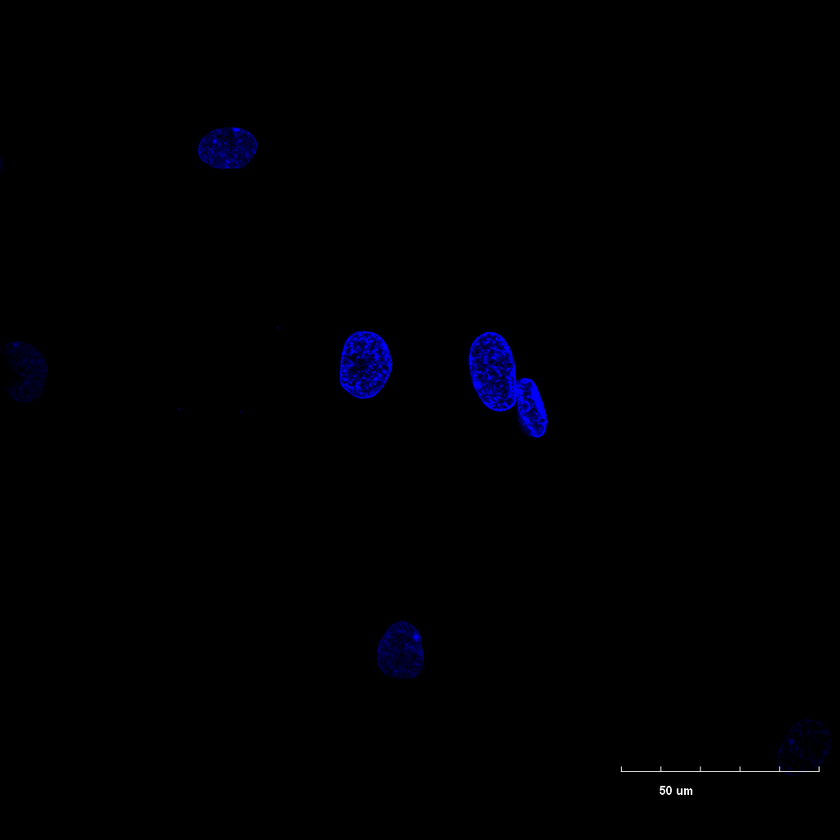
#> input picture cntrl/7 pat ctrl KI67 (561) 60X_0001_C001T001.tif, 840 x 840 px, shrunk from 1024 x 1024 before the run, found by its file name; its folder holds only this picture in this run
$ python cut_dapi_data.py
#> lines starting #> are read from the running program, lines starting #| are printed output that depends on the picture; after the words box and inside, x2 and y2 are one past the last pixel; in counts of white or black regions, pixels touching at a corner belong together
import cv2
import numpy as np
import os
from PIL import Image

input_folder = "dapi_bad_96/cntrl/"
output_folder = "dapi_bad_96/cntrl_cut"
os.makedirs(output_folder, exist_ok=True)

image_files = [f for f in os.listdir(input_folder) if f.lower().endswith(('.tif', '.tiff'))]

if not image_files:
    print("В папке 'od' нет TIFF-файлов.")
    exit()

min_size = 100  # Минимальная площадь контура
min_solidity = 0.85  # Минимальная "сплошность" контура
binary_threshold = 35  # Порог бинаризации
colonies_saved = 0
for image_file in image_files:
    image_path = os.path.join(input_folder, image_file)
    image = cv2.imread(image_path, cv2.IMREAD_GRAYSCALE)
#> image: shape (840, 840); min 0, max 255, mean 0.3
    if image is None:
        print(f"Не удалось прочитать файл: {image_file}")
        continue

    h, w = image.shape
#> h = 840; w = 840
    base_name = os.path.splitext(image_file)[0]


    # Увеличение контрастности
    alpha = 1.5
    beta = 0
    image_contrasted = cv2.convertScaleAbs(image, alpha=alpha, beta=beta)

    # Используем глобальную пороговую бинаризацию с порогом
    _, thresh = cv2.threshold(image_contrasted, binary_threshold, 255, cv2.THRESH_BINARY)
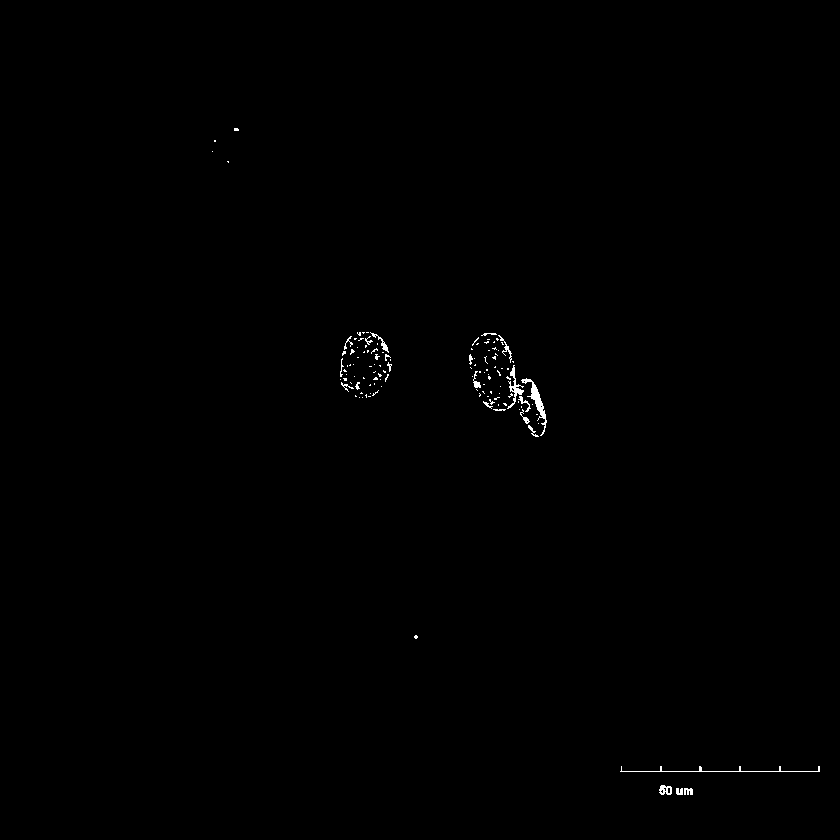
#> thresh: shape (840, 840); 0.29% white in thin lines or dots, all inside (x1, y1, x2, y2) = (212, 128, 820, 795)

    # Инвертируем изображение, чтобы овалы стали черными на белом фоне
    # Морфологическое закрытие для устранения мелких дырок
    kernel = cv2.getStructuringElement(cv2.MORPH_ELLIPSE, (1, 1))
    closed = cv2.morphologyEx(thresh, cv2.MORPH_CLOSE, kernel, iterations=1)
    cv2.destroyAllWindows()# Морфологическое закрытие для устранения мелких дырок

    # Поиск контуров
    contours, _ = cv2.findContours(thresh, cv2.RETR_EXTERNAL, cv2.CHAIN_APPROX_SIMPLE)
#> contours = 123 contours, 111 with area under 20; largest, box (x1, y1, x2, y2) and area: (521, 378, 547, 436) 235, (507, 365, 524, 409) 128, (659, 785, 672, 795) 86, (370, 332, 389, 353) 48, (498, 335, 512, 363) 36
    for cnt in contours:
        x, y, w_cnt, h_cnt = cv2.boundingRect(cnt)

        # Фильтр по границам
        if x < 2 or y < 2 or (x + w_cnt) > (w - 2) or (y + h_cnt) > (h - 2):
            continue
        area = cv2.contourArea(cnt)
        if area < min_size:
            continue

        # Сохранение
        colony = image[y:y + h_cnt, x:x + w_cnt]
        alpha = 1.5
        beta = 0
        image_contrasted = cv2.convertScaleAbs(colony, alpha=alpha, beta=beta)
        Image.fromarray(image_contrasted).save(f"{output_folder}/{base_name}_colony_{colonies_saved + 1}.tiff")
        colonies_saved += 1
#> this loop made 123 passes
#> (x, y, w_cnt, h_cnt, area) on passes 1, 2, 3, 4, 6, 9, 22, 60: (684, 788, 9, 7, 29.5), (676, 788, 7, 7, 26), (659, 785, 13, 10, 86.5), (620, 766, 200, 6, 35), (528, 425, 11, 12, 20), (520, 409, 10, 15, 24.5), (518, 396, 13, 16, 29), (473, 371, 8, 17, 34.5)
#> (x, y, w_cnt, h_cnt, area, alpha, beta, colonies_saved) on pass 46: (521, 378, 26, 58, 235, 1.5, 0, 1)
#> after the loop, colonies_saved = 2

    print(f"{image_file}: сохранено {colonies_saved} колоний")
#| 7 pat ctrl KI67 (561) 60X_0001_C001T001.tif: сохранено 2 колоний


print("\nГотово!")

$ run again, on cntrl/7 pat ctrl KI67 (561)_0003_C001T001.tif
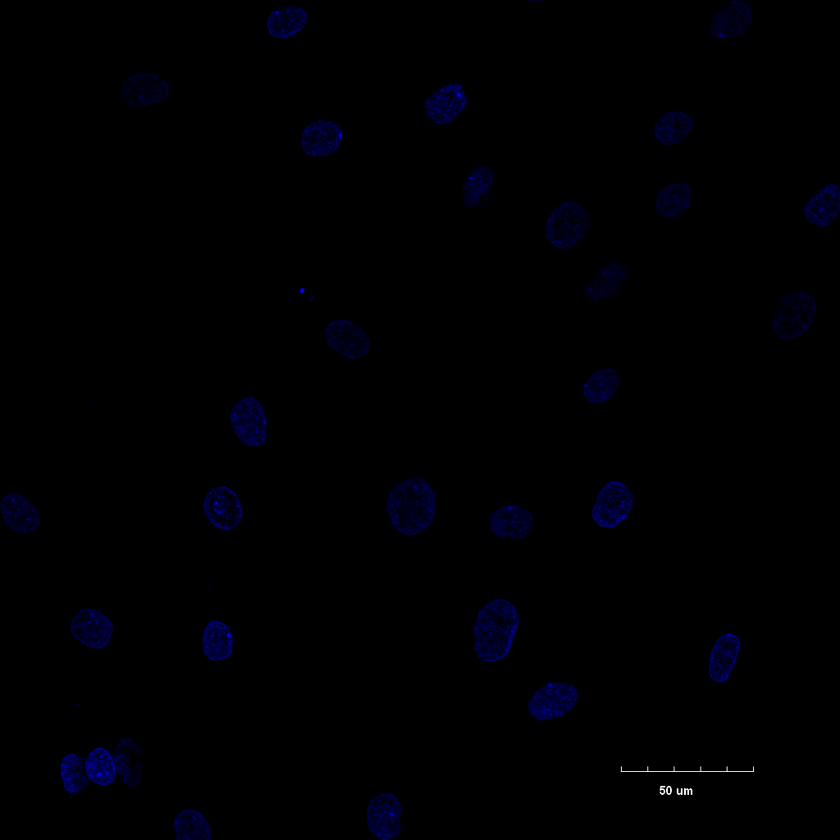
#> input picture cntrl/7 pat ctrl KI67 (561)_0003_C001T001.tif, 840 x 840 px, shrunk from 1024 x 1024 before the run, found by its file name
#> `image = cv2.imread(image_path, cv2.IMREAD_GRAYSCALE)`:
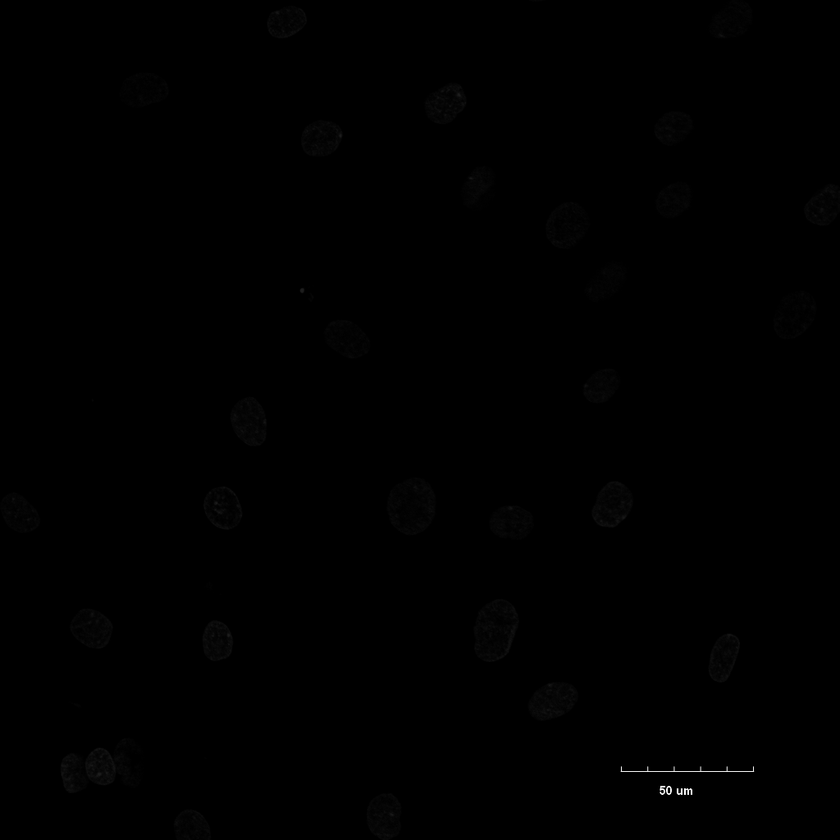
#> image: shape (840, 840); min 0, max 255, mean 0.3
#> thresh: shape (840, 840); 0.06% white in thin lines or dots, all inside (x1, y1, x2, y2) = (92, 93, 755, 815)
#> contours = 14 contours, 10 with area under 20; largest, box (x1, y1, x2, y2) and area: (659, 785, 672, 795) 86, (684, 788, 693, 795) 30, (676, 788, 683, 795) 26, (620, 766, 755, 772) 26
#> the loop `for cnt in contours:` made 14 passes
#> (x, y, w_cnt, h_cnt, area) on passes 2, 3, 4, 7: (684, 788, 9, 7, 29.5), (676, 788, 7, 7, 26), (659, 785, 13, 10, 86.5), (620, 766, 135, 6, 26)
#> after the loop `for cnt in contours:`: colonies_saved = 0
#| 7 pat ctrl KI67 (561)_0003_C001T001.tif: сохранено 0 колоний

$ run again, on cntrl/7 pat ctrl KI67 (561)_0004_C001T001.tif
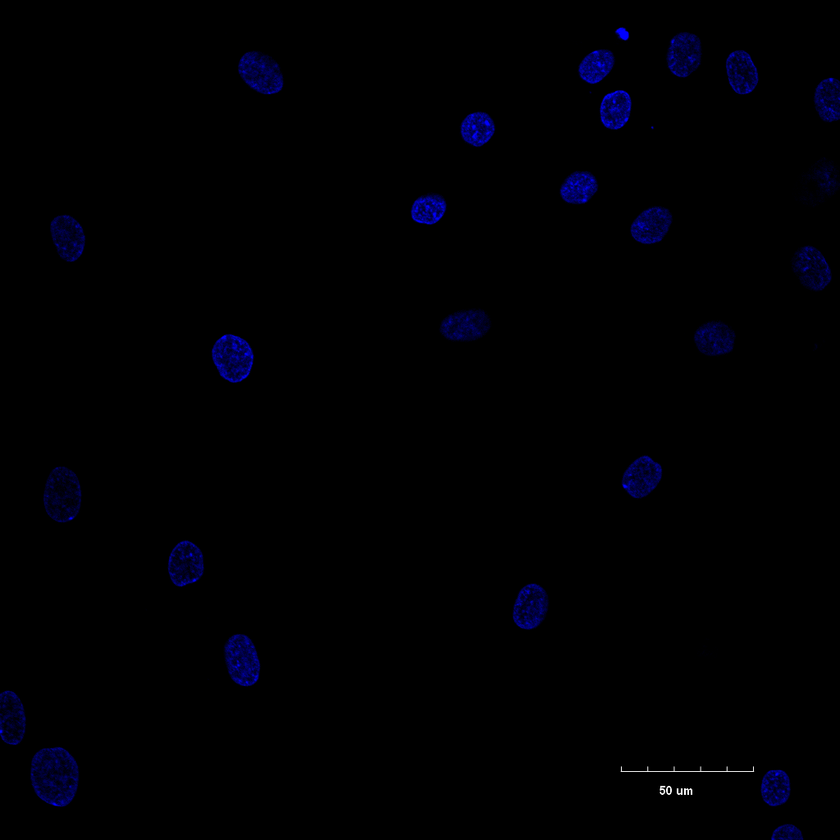
#> input picture cntrl/7 pat ctrl KI67 (561)_0004_C001T001.tif, 840 x 840 px, shrunk from 1024 x 1024 before the run, found by its file name
#> `image = cv2.imread(image_path, cv2.IMREAD_GRAYSCALE)`:
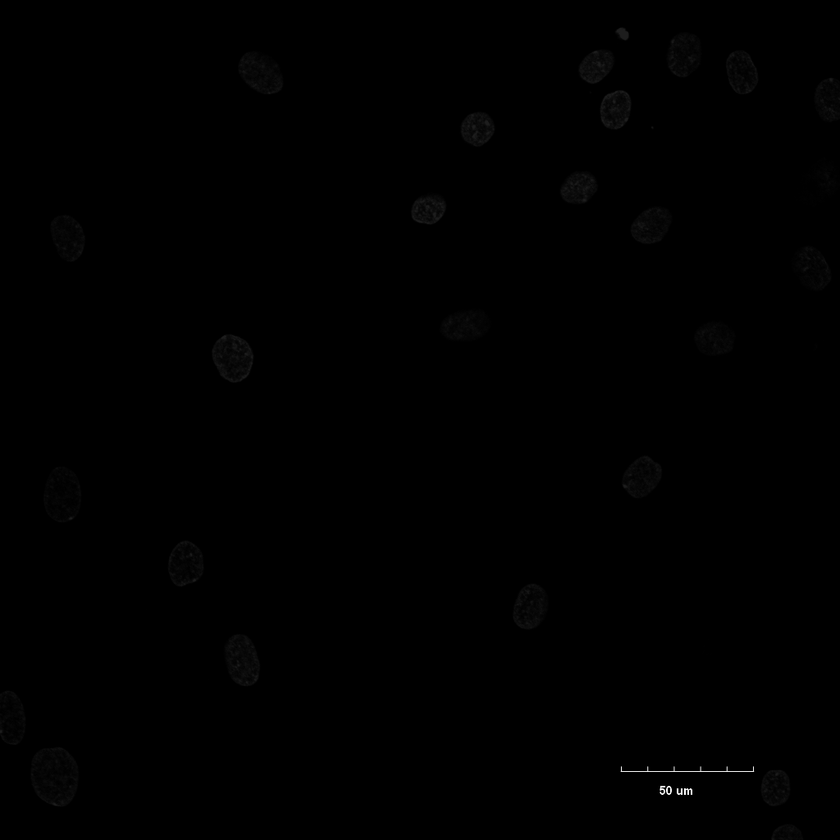
#> image: shape (840, 840); min 0, max 255, mean 0.4
#> thresh: shape (840, 840); 0.1% white in thin lines or dots
#> contours = 82 contours, 77 with area under 20; largest, box (x1, y1, x2, y2) and area: (659, 785, 672, 795) 86, (617, 28, 628, 40) 68, (684, 788, 693, 795) 30, (676, 788, 683, 795) 26, (620, 766, 755, 772) 26
#> the loop `for cnt in contours:` made 82 passes
#> (x, y, w_cnt, h_cnt, area) on passes 2, 3, 4, 6: (684, 788, 9, 7, 29.5), (676, 788, 7, 7, 26), (659, 785, 13, 10, 86.5), (620, 766, 135, 6, 26)
#> after the loop `for cnt in contours:`: colonies_saved = 0
#| 7 pat ctrl KI67 (561)_0004_C001T001.tif: сохранено 0 колоний

$ run again, on cntrl/7 pat ctrl KI67 (561)_0005_C001T001.tif
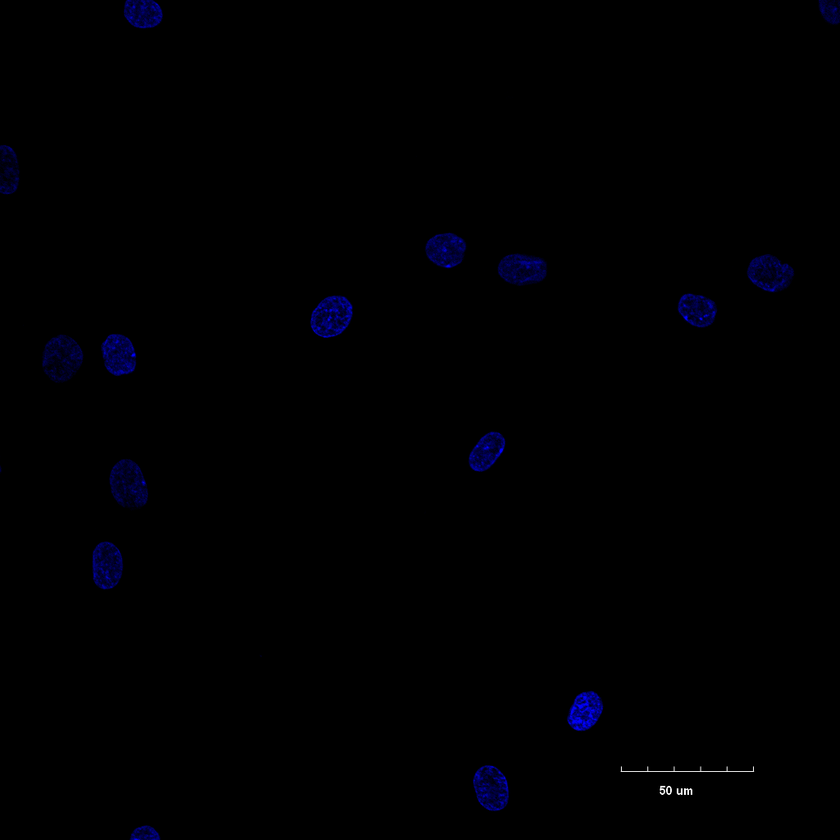
#> input picture cntrl/7 pat ctrl KI67 (561)_0005_C001T001.tif, 840 x 840 px, shrunk from 1024 x 1024 before the run, found by its file name
#> `image = cv2.imread(image_path, cv2.IMREAD_GRAYSCALE)`:
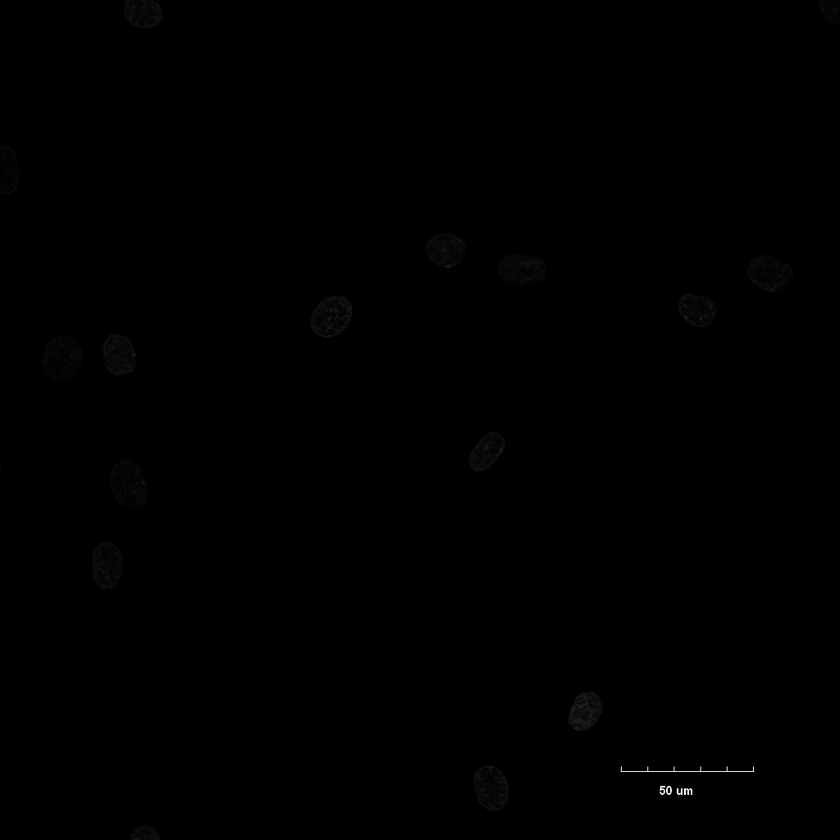
#> image: shape (840, 840); min 0, max 255, mean 0.3
#> thresh: shape (840, 840); 0.08% white in thin lines or dots, all inside (x1, y1, x2, y2) = (132, 265, 755, 840)
#> contours = 45 contours, 40 with area under 20; largest, box (x1, y1, x2, y2) and area: (659, 785, 672, 795) 86, (684, 788, 693, 795) 30, (676, 788, 683, 795) 26, (620, 766, 755, 772) 26, (572, 717, 582, 724) 22
#> the loop `for cnt in contours:` made 45 passes
#> (x, y, w_cnt, h_cnt, area) on passes 2, 3, 4, 8, 15: (684, 788, 9, 7, 29.5), (676, 788, 7, 7, 26), (659, 785, 13, 10, 86.5), (620, 766, 135, 6, 26), (572, 717, 10, 7, 22)
#> after the loop `for cnt in contours:`: colonies_saved = 0
#| 7 pat ctrl KI67 (561)_0005_C001T001.tif: сохранено 0 колоний

$ run again, on cntrl/7 pat ctrl KI67 (561) 60X_C001T001.tif
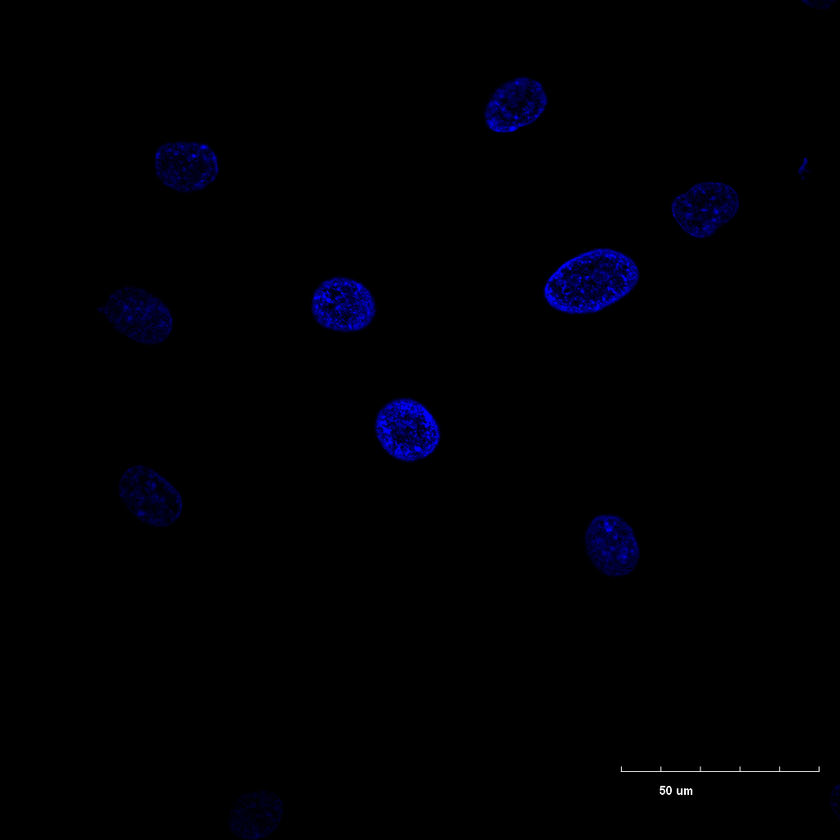
#> input picture cntrl/7 pat ctrl KI67 (561) 60X_C001T001.tif, 840 x 840 px, shrunk from 1024 x 1024 before the run, found by its file name
#> `image = cv2.imread(image_path, cv2.IMREAD_GRAYSCALE)`:
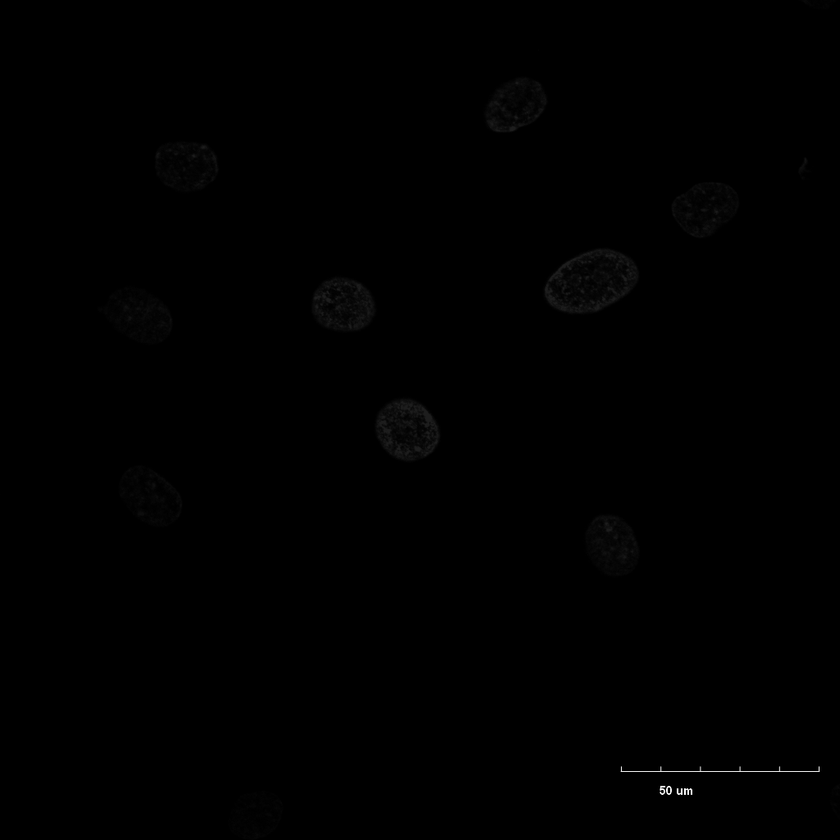
#> image: shape (840, 840); min 0, max 255, mean 0.4
#> `_, thresh = cv2.threshold(image_contrasted, binary_threshold, 255, cv2..`:
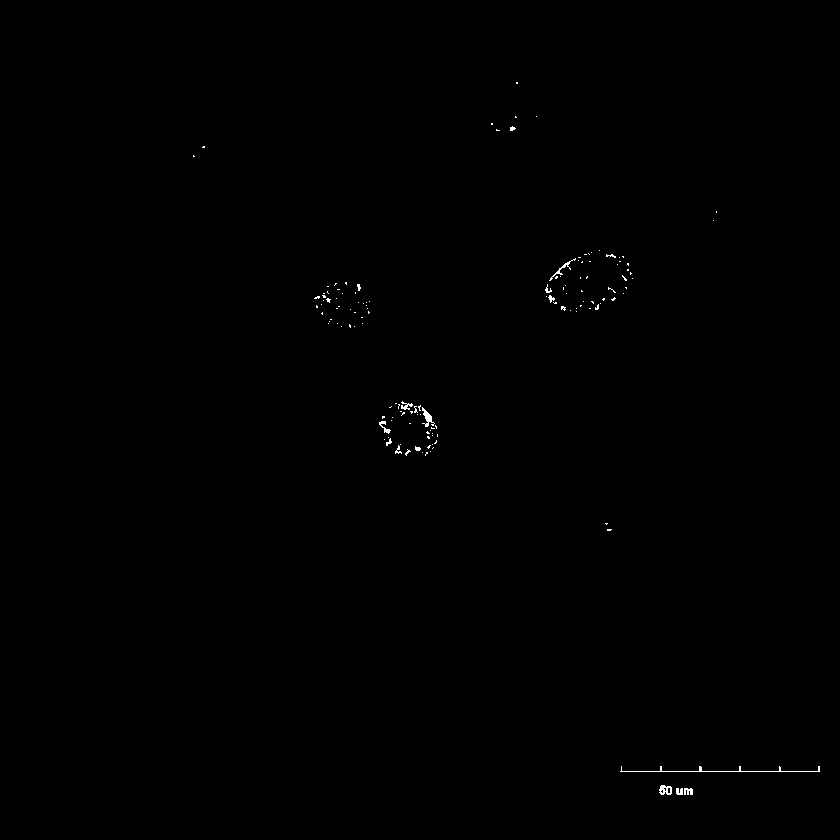
#> thresh: shape (840, 840); 0.19% white in thin lines or dots, all inside (x1, y1, x2, y2) = (193, 82, 820, 795)
#> contours = 138 contours, 130 with area under 20; largest, box (x1, y1, x2, y2) and area: (659, 785, 672, 795) 86, (422, 407, 435, 427) 70, (549, 258, 576, 281) 39, (620, 766, 820, 772) 34, (379, 421, 391, 434) 34, (684, 788, 693, 795) 30, (401, 401, 413, 410) 28, (676, 788, 683, 795) 26
#> the loop `for cnt in contours:` made 138 passes
#> (x, y, w_cnt, h_cnt, area) on passes 1, 2, 3, 4, 30, 39, 45: (684, 788, 9, 7, 29.5), (676, 788, 7, 7, 26), (659, 785, 13, 10, 86.5), (620, 766, 200, 6, 34.5), (379, 421, 12, 13, 34), (422, 407, 13, 20, 69.5), (401, 401, 12, 9, 28.5)
#> after the loop `for cnt in contours:`: colonies_saved = 0
#| 7 pat ctrl KI67 (561) 60X_C001T001.tif: сохранено 0 колоний
